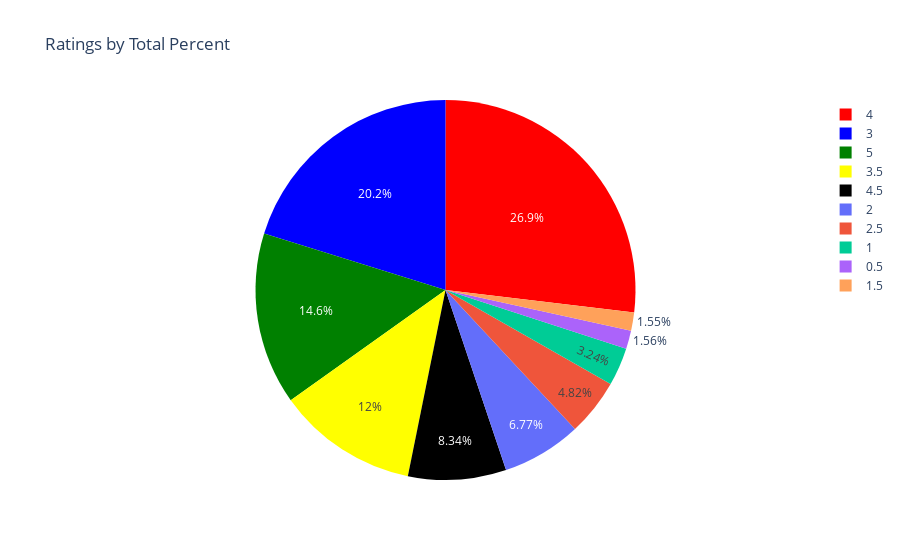

Notebook code cell kept with this figure:
### Markdown cell above
And for a better visualization, let's represent by a pie chart with the percent representation.

### Code cell
values = ratings.rating.value_counts()
labels = values.index
colors = ['red', 'blue', 'green', 'yellow', 'black']
trace = go.Pie(labels=labels, 
               values=values,
                marker=dict(colors=colors) 
              )
layout = go.Layout(title='Ratings by Total Percent')
fig = go.Figure(data=trace, layout=layout)
iplot(fig)

### Figure 1 — Plotly figure (JSON) as saved in the notebook; plotly's stock layout.template omitted (floating-point values rounded to 4 significant figures)
{"data": [{"labels": [4.0, 3.0, 5.0, 3.5, 4.5, 2.0, 2.5, 1.0, 0.5, 1.5], "marker": {"colors": ["red", "blue", "green", "yellow", "black"]}, "type": "pie", "values": [6998802, 5256722, 3812499, 3116213, 2170441, 1762440, 1255358, 843310, 404897, 403607]}], "layout": {"title": {"text": "Ratings by Total Percent"}}}
